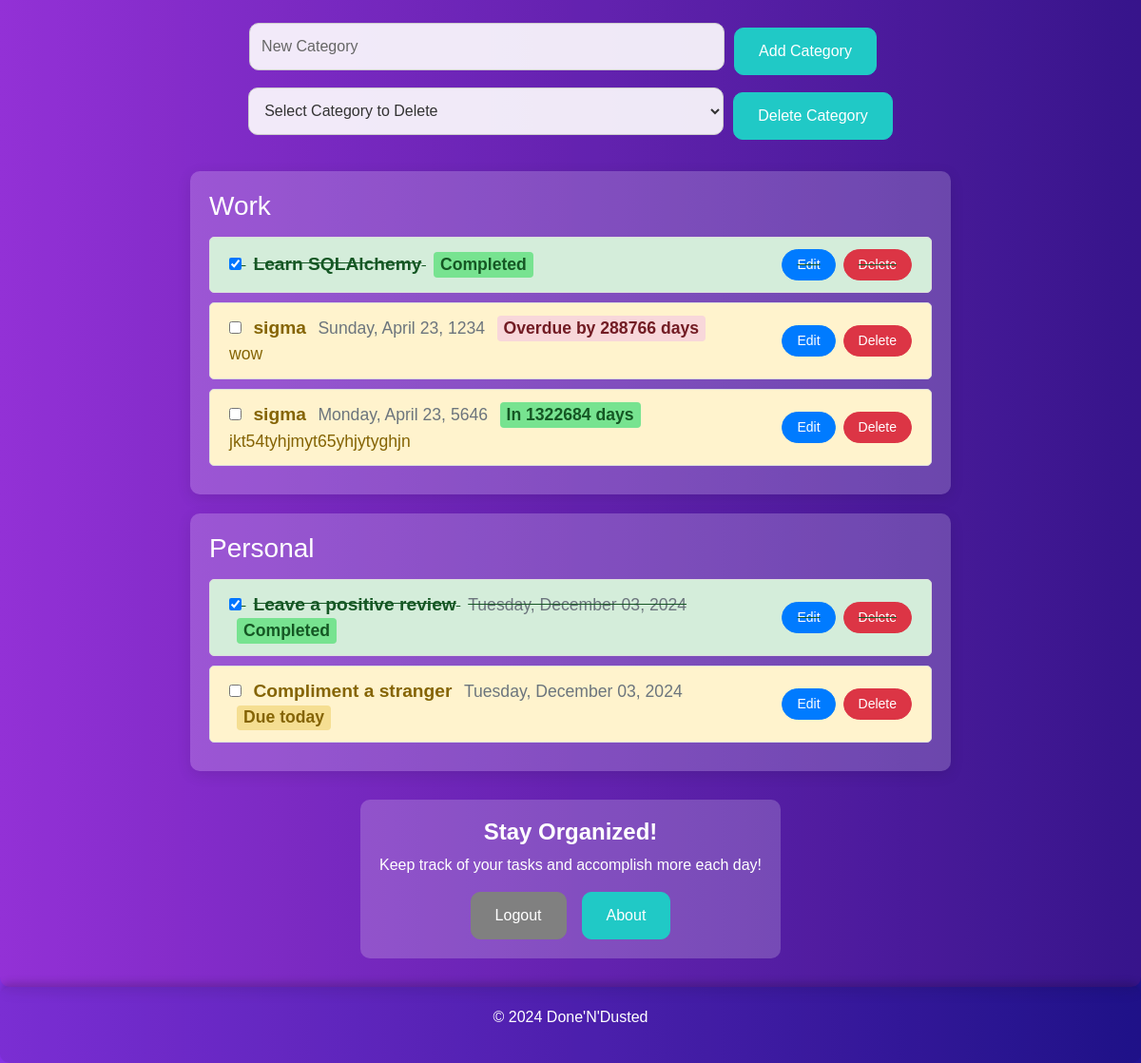
The page /dashboard (signed in, lower part) on the database as committed earlier.
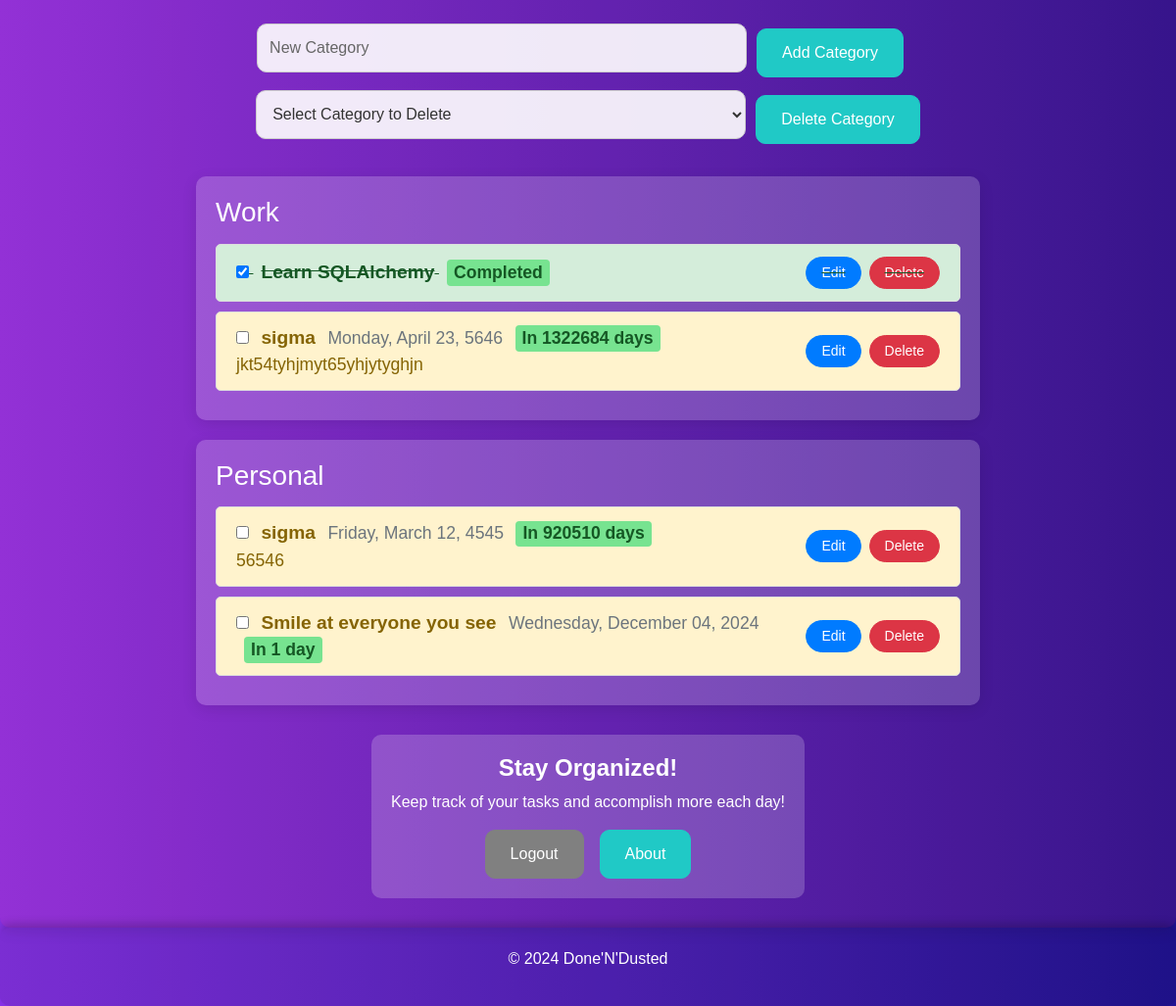
The same page on the database as committed later.
### setup_db.py (models this page shows)
class Category(Base):
    __tablename__ = 'categories'
    id = Column(Integer, primary_key=True)
    name = Column(String, unique=True, nullable=False)
    tasks = relationship('Task', back_populates='category')

class Task(Base):
    __tablename__ = 'tasks'
    id = Column(Integer, primary_key=True)
    description = Column(String, nullable=False)
    brief_description = Column(String, nullable=True)  # Add brief_description column
    completed = Column(Boolean, default=False)
    due_date = Column(Date, nullable=True)  # Add due_date column
    user_id = Column(Integer, ForeignKey('users.id'), nullable=False)
    user = relationship('User', back_populates='todos')
    category_id = Column(Integer, ForeignKey('categories.id'), nullable=True)
    category = relationship('Category', back_populates='tasks')

### app.py (the view)
@app.route('/dashboard')
def dashboard():
    if "user_id" not in session:
        flash("Please log in to access the dashboard.", "warning")
        return redirect(url_for('login', next=request.url))  # Pass original URL in `next`
    tasks = db_session.query(Task).filter_by(user_id=session['user_id']).all()
    categories = db_session.query(Category).all()
    tasks_with_time_remaining = []
    today = datetime.now().date()
    for task in tasks:
        if task.due_date:
            delta = task.due_date - today
            if delta.days > 0:
                badge_class = "badge-upcoming"
                badge_text = f"In {delta.days} day{'s' if delta.days != 1 else ''}"
                is_overdue = False
                is_due_today = False
            elif delta.days == 0:
                badge_class = "badge-due-today"
                badge_text = "Due today"
                is_overdue = False
                is_due_today = True
            else:
                badge_class = "badge-overdue"
                badge_text = f"Overdue by {abs(delta.days)} day{'s' if abs(delta.days) != 1 else ''}"
                is_overdue = True
                is_due_today = False
        else:
            badge_class = "badge-no-due"
            badge_text = "No due date"
            is_overdue = False
            is_due_today = False
        if task.completed:
            badge_class = "badge-completed"
            badge_text = "Completed"
        tasks_with_time_remaining.append({
            'id': task.id,
            'description': task.description,
            'due_date': task.due_date,
            'badge_class': badge_class,
            'badge_text': badge_text,
            'is_overdue': is_overdue,
            'is_due_today': is_due_today,
            'completed': task.completed,
            'category_id': task.category_id,
            'brief_description': task.brief_description
        })
    return render_template('dashboard.html', tasks=tasks_with_time_remaining, categories=categories, current_date=today)

### app.py (called while the page is built)
@app.context_processor
def inject_favicon():
    return dict(favicon_url=url_for('static', filename='img/favicon.ico'))

### templates/dashboard.html (shortened to what this page needs)
<!DOCTYPE html>
<html lang="en">
<head>
    <link rel="stylesheet" href="https://stackpath.bootstrapcdn.com/bootstrap/4.5.2/css/bootstrap.min.css">
</head>
<body>
    <div class="container">
        <div class="row">
            <div class="col-md-6">
            </div>
        </div>
        <div class="d-flex justify-content-center flex-wrap">
            <form action="{{ url_for('add_category') }}" method="POST" class="form-inline mr-3 mb-2">
                <input type="text" name="category_name" placeholder="New Category" required class="form-control" />
                <button type="submit" class="btn btn-primary">Add Category</button>
            </form>
            <form action="{{ url_for('delete_category') }}" method="POST" class="form-inline mb-2">
                <select name="category_id" class="form-control">
                    <option value="">Select Category to Delete</option>
                </select>
                <button type="submit" class="btn btn-primary btn-delete-category">Delete Category</button>
            </form>
        </div>
        {% for category in categories %}
        <div class="category-binder">
            <h3>{{ category.name }}</h3>
            <ul class="list-group">
                {% for task in tasks if task.category_id == category.id %}
                <li class="list-group-item d-flex justify-content-between align-items-center {% if task.completed %}completed{% else %}pending{% endif %} {% if task.is_overdue and not task.completed %}overdue-task{% endif %}" data-task-id="{{ task.id }}">
                    <div>
                        <input type="checkbox" class="task-checkbox" {% if task.completed %}checked{% endif %} data-task-id="{{ task.id }}">
                        <span class="ml-2 task-title" style="font-size: 1.2em;">{{ task.description }}</span>
                        {% if task.due_date %}
                        <small class="text-muted ml-2" style="font-size: 1.1em;">{{ task.due_date.strftime('%A, %B %d, %Y') }}</small>
                        {% endif %}
                        <span class="badge {{ task.badge_class }} ml-2" style="font-size: 1.1em;">{{ task.badge_text }}</span>
                        {% if task.brief_description %}
                        <br>
                        <small class="task-brief-description" style="font-size: 1.1em;">{{ task.brief_description }}</small>
                        {% endif %}
                    </div>
                    <div class="d-flex">
                        <button type="button" class="btn btn-edit btn-sm mr-2 edit-task" style="border-radius: 20px;" data-task-id="{{ task.id }}" data-task-description="{{ task.description }}" data-task-due-date="{{ task.due_date }}" data-task-category="{{ task.category_id }}" data-task-brief-description="{{ task.brief_description }}">Edit</button>
                        <button type="button" class="btn btn-danger btn-sm delete-task" style="border-radius: 20px;">Delete</button>
                    </div>
                </li>
                {% endfor %}
            </ul>
        </div>
        {% endfor %}
        <div class="call-to-action">
            <h2>Stay Organized!</h2>
            <p>Keep track of your tasks and accomplish more each day!</p>
            <div class="d-flex justify-content-center">
                <a href="{{ url_for('logout') }}" class="btn btn-logout mr-3">Logout</a>
                <a href="{{ url_for('calendar') }}" class="btn btn-primary">About</a>
            </div>
        </div>
    </div>
    <footer>
        <p>&copy; 2024 Done'N'Dusted</p>
    </footer>
</body>
</html>

### templates/dashboard.html (style rules this page uses)
html, body { height: 100%; }
body { background: linear-gradient(90deg, #8933eb, #221397); color: white; font-family: Arial, sans-serif; min-height: 100%; background-color: cover; padding-bottom: 50px; display: flex; flex-direction: column; min-height: 100vh; }
.container { background: rgba(229, 32, 32, 0.1); padding: 30px; border-radius: 10px; margin-top: 40px; box-shadow: 0px 4px 15px rgba(0, 0, 0, 0.1); flex: 1; display: flex; flex-direction: column; align-items: center; max-width: 100%; width: 100%; margin: 0 auto; }
footer { width: 100%; left: 0; right: 0; text-align: center; padding: 20px; background: rgba(0, 0, 0, 0.1); border-radius: 10px; margin-top: 40px; box-shadow: 0px -4px 10px rgba(0, 0, 0, 0.2); margin-top: auto; }
.list-group-item { background-color: rgba(255, 255, 255, 0.1); border: 1px solid rgba(255, 255, 255, 0.1); color: #333; margin-bottom: 10px; border-radius: 5px; font-size: 16px; display: flex; justify-content: space-between; align-items: center; transition: transform 0.3s; }
.list-group-item.completed { text-decoration: line-through; background-color: rgba(255, 255, 255, 0.1); color: #155724; }
.list-group-item.pending { background-color: #fff3cd; color: #856404; }
.form-inline { margin-bottom: 20px; width: 100%; display: flex; justify-content: center; flex-wrap: wrap; flex-direction: row; align-items: center; }
.form-control { border-radius: 10px; padding: 12px; height: 50px; width: 100%; max-width: 100%; background: rgba(255, 255, 255, 0.9); color: #333; border: 1px solid #ccc; }
.form-control::placeholder { color: #666; }
.btn-primary { border-radius: 10px; padding: 12px 25px; background-color: #20c9c6; border-color: #20c9c6; transition: background-color 0.3s; height: 50px; }
.btn-danger { border-radius: 20px; padding: 5px 15px; }
.btn-edit { border-radius: 20px; padding: 5px 15px; background-color: #007bff; border-color: #007bff; color: white; }
.call-to-action { background: rgba(255, 253, 253, 0.2); padding: 20px; border-radius: 10px; margin-top: 30px; text-align: center; }
.call-to-action h2 { font-size: 24px; font-weight: bold; color: #ffffff; }
.call-to-action p { color: #ffffff; }
.btn-logout { background-color: #808080; border-color: #808080; color: white; padding: 12px 25px; border-radius: 10px; transition: background-color 0.3s; height: 50px; }
.category-binder { background: rgba(255, 255, 255, 0.2); padding: 20px; border-radius: 10px; margin-top: 20px; box-shadow: 0px 4px 15px rgba(0, 0, 0, 0.1); max-width: 800px; width: 100%; }
.category-binder h3 { color: #ffffff; margin-bottom: 15px; }
.category-binder .list-group-item { background-color: #f8f9fa; border: 1px solid #ddd; color: #333; margin-bottom: 10px; border-radius: 5px; font-size: 16px; display: flex; justify-content: space-between; align-items: center; transition: transform 0.3s; width: auto; }
.category-binder .list-group-item.completed { text-decoration: line-through; background-color: #d4edda; color: #155724; }
.category-binder .list-group-item.pending { background-color: #fff3cd; color: #856404; }
.badge-upcoming { background-color: #77e390; color: #155724; }
.task-title { font-weight: bold; }
.badge-completed { background-color: #77e390; color: #155724; }
.form-control { background: rgba(255, 255, 255, 0.9); color: #333; border: 1px solid #ccc; }
.btn-primary { background-color: #20c9c6; border-color: #20c9c6; }
.row { width: 100%; display: flex; justify-content: center; flex-wrap: wrap; flex-direction: column; align-items: center; }
.form-inline input, .form-inline select { width: 100%; max-width: 100%; margin-bottom: 10px; }
.list-group { width: 100%; }
.form-inline .form-control { width: 100%; max-width: 500px; margin-right: 10px; }
.form-inline .btn { height: 50px; }

Rows that differ between the two databases and show on the page:
removed Task: description "sigma", due_date "Sunday, April 23, 1234", badge_text "Overdue by 288766 days", brief_description "wow", shown under Category "Work"
removed Task: completed "☑", description "Leave a positive review", due_date "Tuesday, December 03, 2024", badge_text "Completed", shown under Category "Personal"
removed Task: description "Compliment a stranger", due_date "Tuesday, December 03, 2024", badge_text "Due today", shown under Category "Personal"
added Task: description "sigma", due_date "Friday, March 12, 4545", badge_text "In 920510 days", brief_description "56546", shown under Category "Personal"
added Task: description "Smile at everyone you see", due_date "Wednesday, December 04, 2024", badge_text "In 1 day", shown under Category "Personal"
